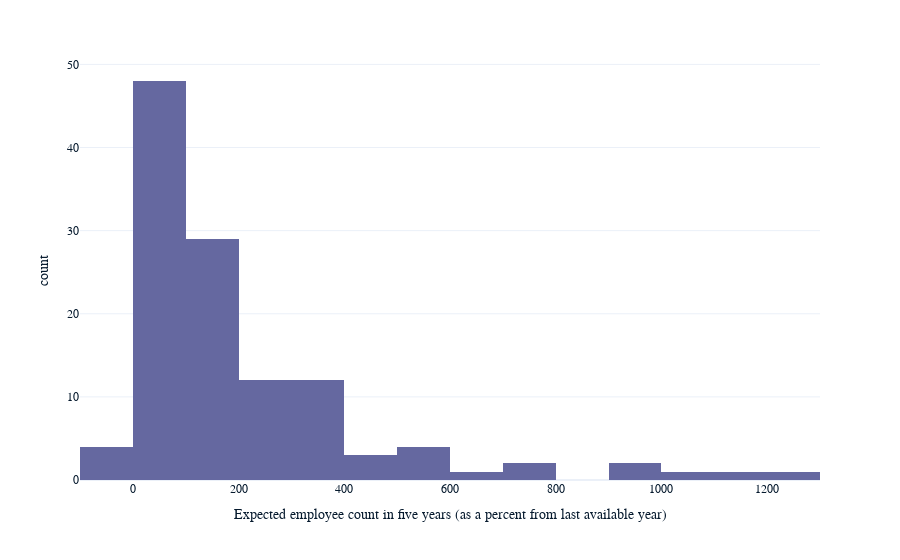

This figure's notebook cell:
### Markdown cell above
## Analyzing Question 2.1
Question 2 asks: > If the firm develops the way you would like it to, how much revenue would the firm receive, and how many employees would it have five years ahead? Disregard possible inflation.

To initiate our analysis, I will visualize the first aspect of the question, pertaining to employee count. Given that the response type for this question is numeric, a histogram provides a suitable visualization method.

### Code cell
px.histogram(
    survey, 
    x="question_2_row_1_transformed",
    labels={
        "question_2_row_1_transformed": "Expected employee count in five years (as a percent from last available year)"
    }
)

### Figure 1 — Plotly figure (JSON) as saved in the notebook; plotly's stock layout.template omitted (floating-point values rounded to 4 significant figures)
{"data": [{"alignmentgroup": "True", "bingroup": "x", "hovertemplate": "Expected employee count in five years (as a percent from last available year)=%{x}<br>count=%{y}<extra></extra>", "legendgroup": "", "marker": {"color": "#6568a0", "pattern": {"shape": ""}}, "name": "", "offsetgroup": "", "orientation": "v", "showlegend": false, "x": [35.14, 23.02, 86.64, 17.65, 60, -1.295, 12.28, 66.67, 9.375, 506.1, 26.98, 20, 16.07, 81.82, 50, 76.47, 96.85, 247.8, 31.58, 42.86, -1.961, 6.383, 100, 76.47, 7.143, 311.8, 25, 185.7, 426.3, 57.89, 150, 35.29, 180.9, 196.3, 1251.0, -57.63, 170.3, 566.7, 172.7, 138.1, 354.5, 53.85, 207.7, 122.2, 169.2, 194.1, 19.05, 1150, 23.08, 66.67, -6.667, 605.9, 60.87, 900, 366.7, 150, 117.4, 220, 580.3, 166.7, 400, 7.296, 25, 373.0, 284.6, 153.5, 108.3, 200, 20, 1076.0, 126.4, 334.8, 92.31, 102.7, 31.82, 59.09, 156.4, 120.6, 212.5, 381.1, 56.25, 75.44, 100, 263.6, 300, 782.4, 277.4, 41.41, 117.4, 128.6, 376.2, 59.09, 263.6, 288.9, 191.7, 92.31, 733.3, 66.67, 104, 233.3, 38.89, 91.69, 172.7, 108.3, 366.7, 150, 66.67, 185.7, 300, 9.375, 316.7, 71.43, 31.29, 50, 981.1, 227.9, 316.7, 566.7, 471.4, 33.33], "xaxis": "x", "yaxis": "y", "type": "histogram"}], "layout": {"xaxis": {"anchor": "y", "domain": [0, 1], "title": {"text": "Expected employee count in five years (as a percent from last available year)"}}, "yaxis": {"anchor": "x", "domain": [0, 1], "title": {"text": "count"}}, "legend": {"tracegroupgap": 0}, "margin": {"t": 60}, "barmode": "relative"}}
